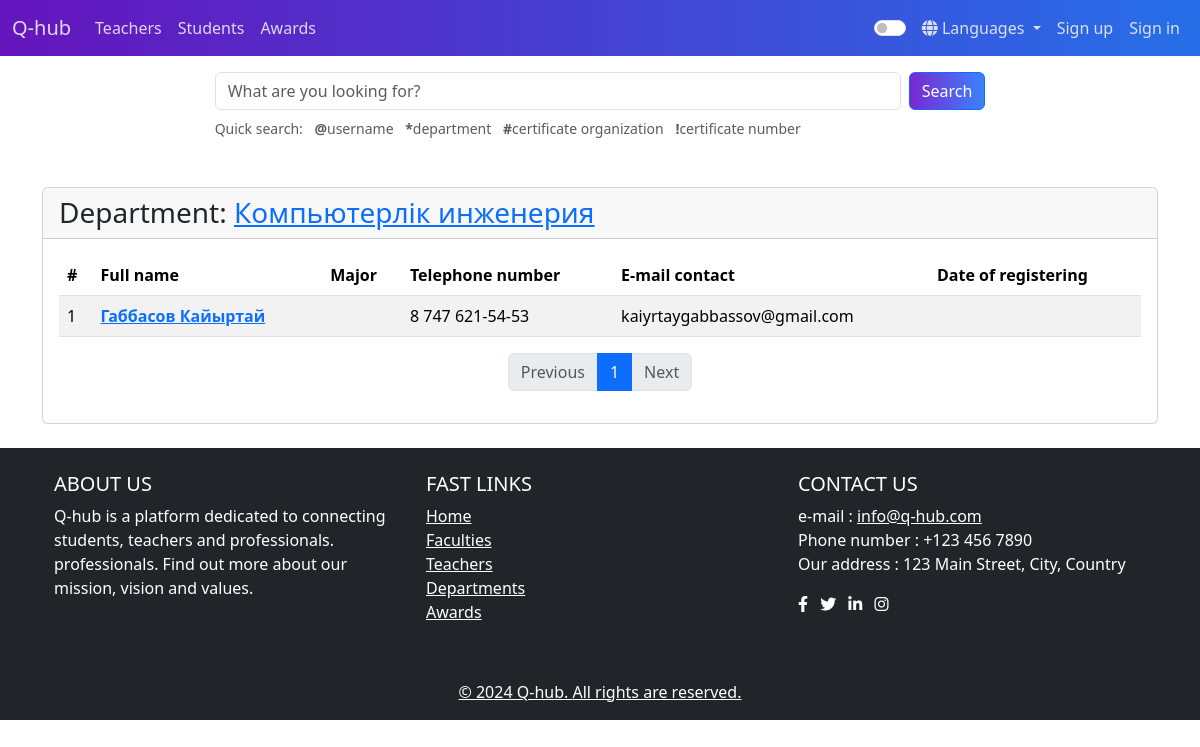
The page /students/ on the database its author committed.
### departments/models.py (models this page shows, shortened)
class Department(models.Model):
    name = models.CharField(max_length=100, unique=True)
    head = models.ForeignKey(
        User, on_delete=models.SET_NULL, null=True, blank=True, related_name="head_of_department"
    )
    faculty = models.ForeignKey(
        Faculty, on_delete=models.SET_NULL, null=True, blank=True, related_name="departments"
    )
    class Meta:
        ordering = ['faculty__name', 'name',]

### students/models.py (models this page shows, shortened)
class Student(models.Model):
    user = models.OneToOneField(
        User, on_delete=models.CASCADE, related_name="student")
    department = models.ForeignKey(
        Department, on_delete=models.SET_NULL, null=True, blank=True, related_name='students')
    role = models.CharField(max_length=100, default="Student")
    enrollment_date = models.DateField(
        null=True, blank=True)
    graduation_date = models.DateField(null=True, blank=True)
    middle_name = models.CharField(max_length=100, blank=True, null=True)
    phone_number = models.CharField(max_length=15, blank=True, null=True)
    contact_email = models.EmailField(
        blank=True, null=True)
    major = models.CharField(max_length=100, blank=True, null=True)
    avatar = models.ImageField(
        upload_to=student_avatar_upload_to,
        default="assets/images/default_account.png",
        blank=True,
        null=True
    )
    class Meta:
        ordering = ['user__first_name', 'middle_name', 'user__last_name']
    def full_name(self):
        first_name = self.user.first_name
        last_name = self.user.last_name
        middle_name = self.middle_name
        return f" {last_name if last_name else ''} {first_name} {middle_name if middle_name else ''}".strip()

### students/views.py (the view)
# urls.py: path("", StudentListView.as_view(), name="list"),
class StudentListView(ListView):
    model = Student
    template_name = 'students/student_list.html'
    context_object_name = 'students'
    def get_context_data(self, **kwargs):
        context = super().get_context_data(**kwargs)
        grouped_students = defaultdict(list)
        for student in Student.objects.all():
            if student.department:
                grouped_students[student.department.id].append(student)
        students_grouped = []
        for dept_id, students in grouped_students.items():
            paginator = Paginator(students, 5)  # Paginate by 5
            page_number = self.request.GET.get(f'page_dept_{dept_id}')
            students_paginated = paginator.get_page(page_number)
            department = Department.objects.get(id=dept_id)
            students_grouped.append((department, students_paginated))
        without_departments = Student.objects.filter(department=None)
        paginator_without_departments = Paginator(
            without_departments, 5)  # Paginate by 5
        page_number = self.request.GET.get('page_without_dept')
        without_departments_paginated = paginator_without_departments.get_page(
            page_number)
        context['students_grouped'] = students_grouped
        context['without_departments_paginated'] = without_departments_paginated
        return context

### templates/students/student_list.html (shortened to what this page needs)
{% extends "base.html" %}
{% load i18n %}
{% load core_tags %}
{% block content %}
<div class="container mt-3 mb-4">
  {% if students_grouped %}
  {% for department, students in students_grouped %}
  <div class="card">
    <div class="card-header  h3">
      {% trans "Department" %}: <a href="{% url 'departments:detail' department.id %}"> {{ department.name }}</a>
    </div>
    <div class="card-body">
      <table class="table table-striped">
        <thead class="bg-dark text-light">
          <tr>
            <th>#</th>
            <th>{% trans "Full Name" %}</th>
            <th>{% trans "Major" %}</th>
            <th>{% trans "Phone Number" %}</th>
            <th>{% trans "Contact Email" %}</th>
            <th>{% trans "Enrollment Date" %}</th>
          </tr>
        </thead>
        <tbody>
          {% for student in students %}
          <tr>
            <td>{{ forloop.counter }}</td>
            <td>
              <a href="{% url 'students:detail' student.pk %}" class="fw-bold"
                >{{ student.full_name }}</a
              >
            </td>
            <td>{{ student.major }}</td>
            <td>{{ student.phone_number }}</td>
            <td>{{ student.user.email }}</td>
            <td>{{ student.enrollment_date|date:"d M Y" }}</td>
          </tr>
          {% endfor %}
        </tbody>
      </table>
      <ul class="pagination justify-content-center">
        {% if students.has_previous %}
        <li class="page-item">
          <a
            class="page-link"
            href="?page_dept_{{ department.id }}={{ students.previous_page_number }}"
            >{% trans "Previous" %}</a
          >
        </li>
        {% else %}
        <li class="page-item disabled">
          <span class="page-link">{% trans "Previous" %}</span>
        </li>
        {% endif %}
        {% for num in students.paginator.page_range %}
        {% if  students.number == num %}
        <li class="page-item active">
          <span class="page-link">{{ num }}</span>
        </li>
        {% else %}
        <li class="page-item">
          <a class="page-link" href="?page_dept_{{ department.id }}={{ num }}"
            >{{ num }}</a
          >
        </li>
        {% endif %}
        {% endfor %}
        {% if students.has_next %}
        <li class="page-item">
          <a
            class="page-link"
            href="?page_dept_{{ department.id }}={{ students.next_page_number }}"
            >{% trans "Next" %}</a
          >
        </li>
        {% else %}
        <li class="page-item disabled">
          <span class="page-link">{% trans "Next" %}</span>
        </li>
        {% endif %}
      </ul>
    </div>
  </div>
  {% endfor %}
  {% endif %}
</div>
{% endblock %}

### rows shown on the page
Department: name "Компьютерлік инженерия", page_range "1"
Student: full_name "Габбасов Кайыртай", phone_number "8 747 621-54-53", user.email "kaiyrtaygabbassov@gmail.com"
